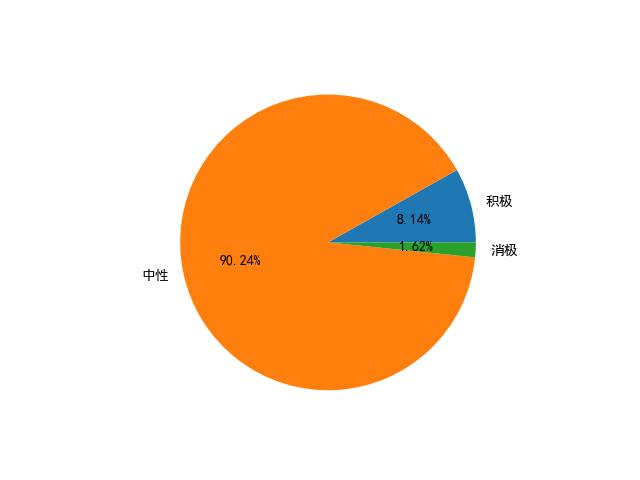

Here is the Python script that generated this plot:
from snownlp import SnowNLP
import jieba

txt = open("D:\大学\毛泽东思想概论\\b站爬虫\第五次\领风者\七集弹幕文本清洗.txt", "r", encoding='utf-8').read()

stop_words = ['这是','孩子','儿子','一集','咕咕','一点','呜呜','啊啊啊','有点','哈哈','哈哈哈','哈哈哈哈','就是','不是','什么','这个','真的','可以','这么','一个','没有',' ','?','!',',']
file_stop = r'D:\\大学\\毛泽东思想概论\\从领风者的弹幕和评论看二次元文化对马克思主义意识形态大众化的效果及观看群体话语表征分析\\文本分析\stopwords.txt'  # 停用词表
with open(file_stop,'r',encoding='utf-8-sig') as f :
    lines = f.readlines()  # lines是list类型
    for line in lines:
        lline  = line.strip()     # line 是str类型,strip 去掉\n换行符
        stop_words.append(lline)        # 将stop 是列表形式

file_name = '文本分析\dict.txt'  # 自定义的词典
jieba.load_userdict(file_name)
words  = jieba.lcut(txt)    #分词处理，形参列表

positive = negative = middle = 0

for i in words:
   pingfen = SnowNLP(i)
   if pingfen.sentiments>0.7:
       positive+=1
   elif pingfen.sentiments<0.3:
       negative+=1
   else:
       middle+=1

sum=positive+middle+negative
print("总数",sum)
print("积极",positive)
print("中性",middle)
print("消极",negative)

import matplotlib.pyplot as plt

plt.rcParams['font.sans-serif'] = ['SimHei']  # 正常显示中文
plt.rcParams['axes.unicode_minus']=False      # 用来正常显示负号

labels ='积极','中性','消极'   #定义饼的标签名称
a = positive/sum
b = middle/sum
c = negative/sum
data = [a,b,c]              #每个标签所占的比例数据
plt.pie(data, labels= labels, autopct='%0.2f%%')     #绘制饼状图

plt.savefig('情感分析.jpg') # 保存到本地文件夹，当前路径下
plt.show()                 # 显示饼状图
